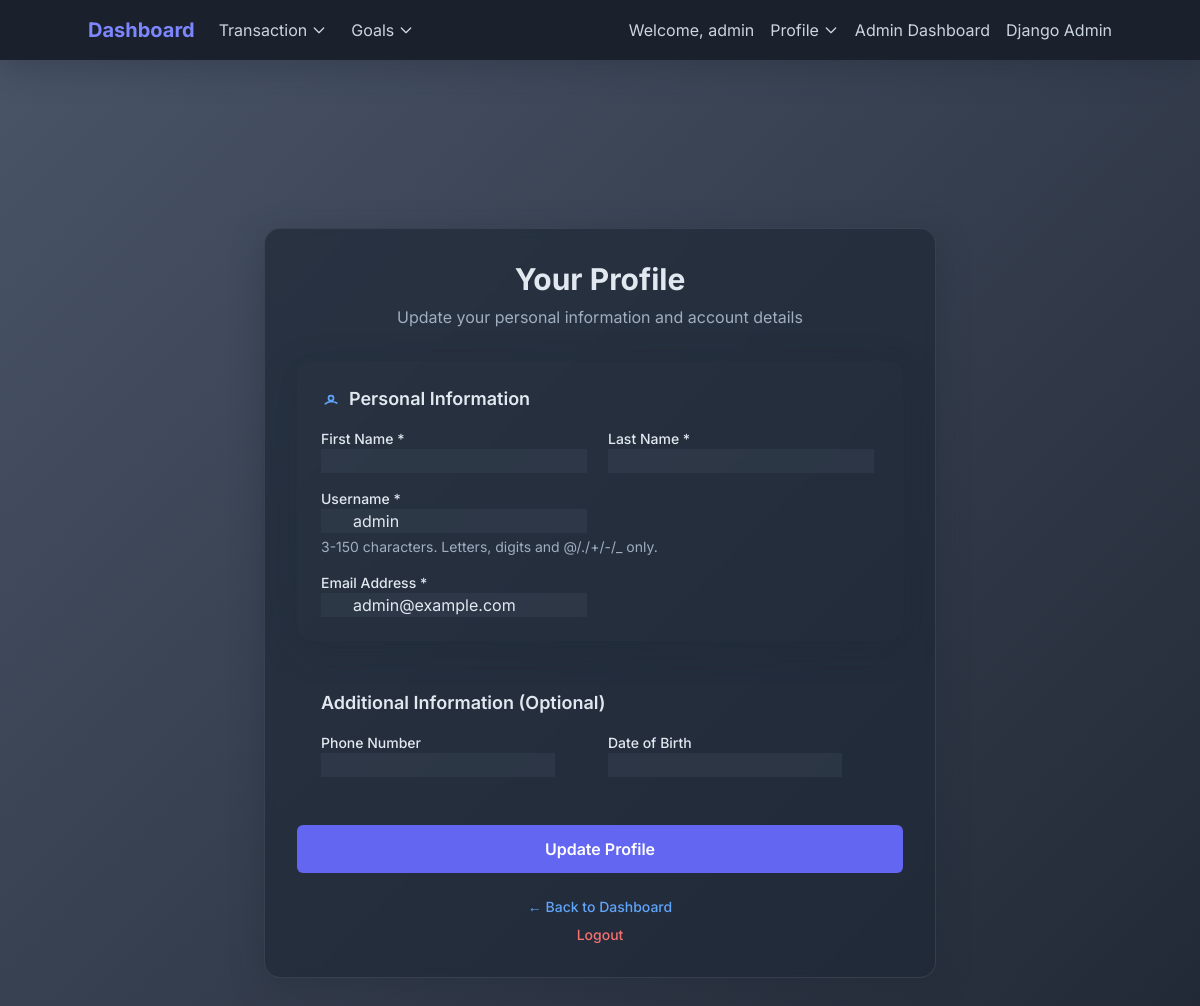
The app's page /profile/ (signed in) with its own data.
### finance/models.py (models this page shows, shortened)
class CustomUser(AbstractUser):
    phone_number = models.CharField(max_length=15, blank=True, null=True, help_text="Optional phone number")
    date_of_birth = models.DateField(blank=True, null=True, help_text="Optional date of birth")
    bio = models.TextField(max_length=500, blank=True, help_text="Tell us about yourself")
    created_at = models.DateTimeField(auto_now_add=True)
    updated_at = models.DateTimeField(auto_now=True)
    username = models.CharField(
        max_length=150,
        unique=True,
        validators=[MinLengthValidator(3)],
        help_text="Required. 3-150 characters. Letters, digits and @/./+/-/_ only."
    )
    email = models.EmailField(unique=True, help_text="Required. Enter a valid email address.")
    USERNAME_FIELD = 'username'
    REQUIRED_FIELDS = ['email']
    def get_full_name(self):
        return f"{self.first_name} {self.last_name}".strip() or self.username

### finance/views.py (the view, shortened to what this page needs)
# urls.py: path('profile/', ProfileView.as_view(), name='profile'),
class ProfileView(LoginRequiredMixin, View):
    def get(self, request, *args, **kwargs):
        form = CustomUserChangeForm(instance=request.user)
        return render(request, 'finance/profile.html', {'form': form})

### finance/forms.py
class CustomUserChangeForm(UserChangeForm):
    class Meta:
        model = CustomUser
        fields = (
            'username', 'email', 'first_name', 'last_name',
            'phone_number', 'date_of_birth', 'bio'
        )
    def __init__(self, *args, **kwargs):
        super().__init__(*args, **kwargs)
        for field_name, field in self.fields.items():
            field.widget.attrs.update({'class': 'form-input'})

### finance/templatetags/form_tags.py (called while the page is built)
@register.filter(name='addclass')
def addclass(field, css):
    return field.as_widget(attrs={"class": css})

### finance/templates/finance/profile.html (shortened to what this page needs)
{% extends "finance/base.html" %}
{% load form_tags %}
{% block content %}
<div class="min-h-screen flex items-center justify-center py-12 px-4 sm:px-6 lg:px-8">
    <div class="max-w-2xl w-full form-card p-8 rounded-lg shadow-xl">
        <div class="text-center mb-8">
            <h1 class="text-3xl font-bold mb-2">Your Profile</h1>
            <p class="text-gray-600">Update your personal information and account details</p>
        </div>
        <form method="post" class="space-y-6">
            <div class="p-6 rounded-lg shadow">
                <h3 class="text-lg font-semibold mb-4 flex items-center gap-2">
                    <svg class="w-5 h-5 text-blue-500" fill="none" stroke="currentColor" stroke-width="2" viewBox="0 0 24 24"><path d="M5.121 17.804A13.937 13.937 0 0112 15c2.5 0 4.847.655 6.879 1.804M15 11a3 3 0 11-6 0 3 3 0 016 0z" stroke-linecap="round" stroke-linejoin="round"/></svg>
                    Personal Information
                </h3>
                <div class="grid grid-cols-1 md:grid-cols-2 gap-4">
                    <div>
                        <label for="{{ form.first_name.id_for_label }}" class="block text-sm font-medium">First Name *</label>
                        <div class="relative">
                            {{ form.first_name|addclass:"form-input pl-8 focus:ring-2 focus:ring-blue-400 transition" }}
                        </div>
                    </div>
                    <div>
                        <label for="{{ form.last_name.id_for_label }}" class="block text-sm font-medium">Last Name *</label>
                        <div class="relative">
                            {{ form.last_name|addclass:"form-input pl-8 focus:ring-2 focus:ring-blue-400 transition" }}
                        </div>
                    </div>
                </div>
                <div class="mt-4">
                    <label for="{{ form.username.id_for_label }}" class="block text-sm font-medium">Username *</label>
                    <div class="relative">
                        {{ form.username|addclass:"form-input pl-8 focus:ring-2 focus:ring-blue-400 transition" }}
                    </div>
                    <p class="text-sm text-gray-500 mt-1">3-150 characters. Letters, digits and @/./+/-/_ only.</p>
                </div>
                <div class="mt-4">
                    <label for="{{ form.email.id_for_label }}" class="block text-sm font-medium">Email Address *</label>
                    <div class="relative">
                        {{ form.email|addclass:"form-input pl-8 focus:ring-2 focus:ring-blue-400 transition" }}
                    </div>
                </div>
            </div>
            <div class="p-6 rounded-lg">
                <h3 class="text-lg font-semibold mb-4">Additional Information (Optional)</h3>
                <div class="grid grid-cols-1 md:grid-cols-2 gap-4">
                    <div>
                        <label for="{{ form.phone_number.id_for_label }}" class="block text-sm font-medium">Phone Number</label>
                        {{ form.phone_number|addclass:"form-input" }}
                    </div>
                    <div>
                        <label for="{{ form.date_of_birth.id_for_label }}" class="block text-sm font-medium">Date of Birth</label>
                        {{ form.date_of_birth|addclass:"form-input" }}
                    </div>
                </div>
            </div>
            <div class="flex items-center justify-between">
                <button type="submit" class="w-full bg-blue-600 text-white font-semibold py-3 px-6 rounded-md hover:bg-blue-700 focus:outline-none focus:ring-2 focus:ring-blue-500 focus:ring-opacity-50 transition duration-200">
                    Update Profile
                </button>
            </div>
        </form>
        <div class="mt-6 text-center space-y-2">
            <p class="text-sm text-gray-600">
                <a href="{% url 'dashboard' %}" class="text-blue-600 hover:text-blue-500 font-medium">
                    ← Back to Dashboard
                </a>
            </p>
            <p class="text-sm text-gray-600">
                <a href="{% url 'logout' %}" class="text-red-500 hover:text-red-400 font-medium">
                    Logout
                </a>
            </p>
        </div>
    </div>
</div>
{% endblock content %}

### finance/templates/finance/base.html (shortened to what this page needs)
{% load static %}
<!DOCTYPE html>
<html lang="en">
<head>
    <script src="https://cdn.jsdelivr.net/npm/@tailwindcss/browser@4"></script>
</head>
<body>
    <nav class="bg-gray-900 p-4 shadow-xl">
        <div class="container mx-auto flex flex-col md:flex-row items-center justify-between">
            <div class="flex items-center space-x-6 w-full md:w-auto mb-4 md:mb-0">
                {% if user.is_authenticated %}
                    <a href="{% url 'dashboard' %}" class="text-indigo-400 text-xl font-bold hover:text-indigo-200 transition-colors duration-200">
                        Dashboard
                    </a>
                    <div class="relative group">
                        <button class="text-gray-300 hover:text-white transition-colors duration-200 focus:outline-none flex items-center">
                            Transaction
                            <svg class="ml-1 w-4 h-4" fill="none" stroke="currentColor" stroke-width="2" viewBox="0 0 24 24">
                                <path d="M19 9l-7 7-7-7" stroke-linecap="round" stroke-linejoin="round"/>
                            </svg>
                        </button>
                    </div>
                    <div class="relative group">
                        <button class="text-gray-300 hover:text-white transition-colors duration-200 focus:outline-none flex items-center">
                            Goals
                            <svg class="ml-1 w-4 h-4" fill="none" stroke="currentColor" stroke-width="2" viewBox="0 0 24 24">
                                <path d="M19 9l-7 7-7-7" stroke-linecap="round" stroke-linejoin="round"/>
                            </svg>
                        </button>
                    </div>
                {% else %}
                    <a href="{% url 'landing' %}" class="text-indigo-400 text-xl font-bold hover:text-indigo-200 transition-colors duration-200">
                        <img  src="{% static 'logo3.png' %}" alt="FinTrack Financial Interface" class= "inline-block w-10 h-10">
                        FinTrack
                    </a>
                {% endif %}
            </div>
            <div class="flex items-center space-x-4">
                {% if user.is_authenticated %}
                    <div class="flex items-center space-x-4">
                        <span class="text-gray-300 text-base hidden md:block">Welcome, {{ user.get_full_name }}</span>
                        <div class="relative group">
                            <button class="text-gray-300 hover:text-white transition-colors duration-200 focus:outline-none flex items-center">
                                Profile
                                <svg class="ml-1 w-4 h-4" fill="none" stroke="currentColor" stroke-width="2" viewBox="0 0 24 24">
                                    <path d="M19 9l-7 7-7-7" stroke-linecap="round" stroke-linejoin="round"/>
                                </svg>
                            </button>
                        </div>
                        {% if user.is_staff %}
                            <a href="{% url 'admin_dashboard' %}" class="text-gray-300 hover:text-white transition-colors duration-200">Admin Dashboard</a>
                            <a href="/admin/" class="text-gray-300 hover:text-white transition-colors duration-200">Django Admin</a>
                        {% endif %}
                    </div>
                {% else %}
                    <a href="{% url 'login' %}" class="text-gray-300 hover:text-white transition-colors duration-200">Login</a>
                    <a href="{% url 'register' %}" class="bg-indigo-600 hover:bg-indigo-700 text-white font-semibold py-2 px-6 rounded-md transition-colors duration-200">
                        Register
                    </a>
                {% endif %}
            </div>
        </div>
    </nav>
    {% block content %}{% endblock content %}
</body>
</html>

### finance/templates/finance/base.html (style rules this page uses)
body { font-family: 'Inter', sans-serif; background: linear-gradient(-45deg, #1A202C, #2D3748, #1A202C, #4A5568); background-size: 400% 400%; animation: gradientShift 10s ease infinite; color: #E2E8F0; }
body::before { content: ""; position: fixed; top: 0; left: 0; right: 0; bottom: 0; background-image: radial-gradient(rgba(255, 255, 255, 0.08) 1px, transparent 1px); background-size: 25px 25px; z-index: -1; animation: moveDots 15s linear infinite; opacity: 0.15; }
.bg-gray-900 { background-color: #1a202c; }
.text-gray-600 { color: #a0aec0; }
.text-gray-300 { color: #cbd5e0; }

### finance/templates/finance/profile.html (style rules this page uses)
body { background: linear-gradient(-45deg, #1A202C, #2D3748, #1A202C, #4A5568); background-size: 400% 400%; animation: gradientShift 10s ease infinite; color: #E2E8F0; }
body::before { content: ""; position: fixed; top: 0; left: 0; right: 0; bottom: 0; background-image: radial-gradient(rgba(255,255,255,0.08) 1px, transparent 1px); background-size: 25px 25px; z-index: -1; animation: moveDots 15s linear infinite; opacity: 0.15; }
.form-card { background-color: rgba(31, 41, 55, 0.7); backdrop-filter: blur(5px); border: 1px solid rgba(75, 85, 99, 0.5); }
.form-input, .form-textarea, input[type="file"] { background-color: rgba(55, 65, 81, 0.5); color: #E2E8F0; border-color: rgba(75, 85, 99, 0.7); }
.form-input::placeholder, .form-textarea::placeholder { color: #9CA3AF; }
label, .text-gray-700, .text-gray-900 { color: #E2E8F0 !important; }
.text-gray-600, .text-gray-500 { color: #A0AEC0 !important; }
.shadow-xl, .shadow, .shadow-2xl { box-shadow: 0 8px 32px 0 rgba(31, 41, 55, 0.37); }
.rounded-lg { border-radius: 1rem; }
.text-red-500, .text-red-700 { color: #F87171 !important; }
.text-blue-600, .text-blue-500, .text-blue-700 { color: #60A5FA !important; }
.bg-blue-600 { background-color: #6366F1 !important; }

### records on screen
CustomUser: get_full_name "admin", username "admin", email "admin@example.com"
